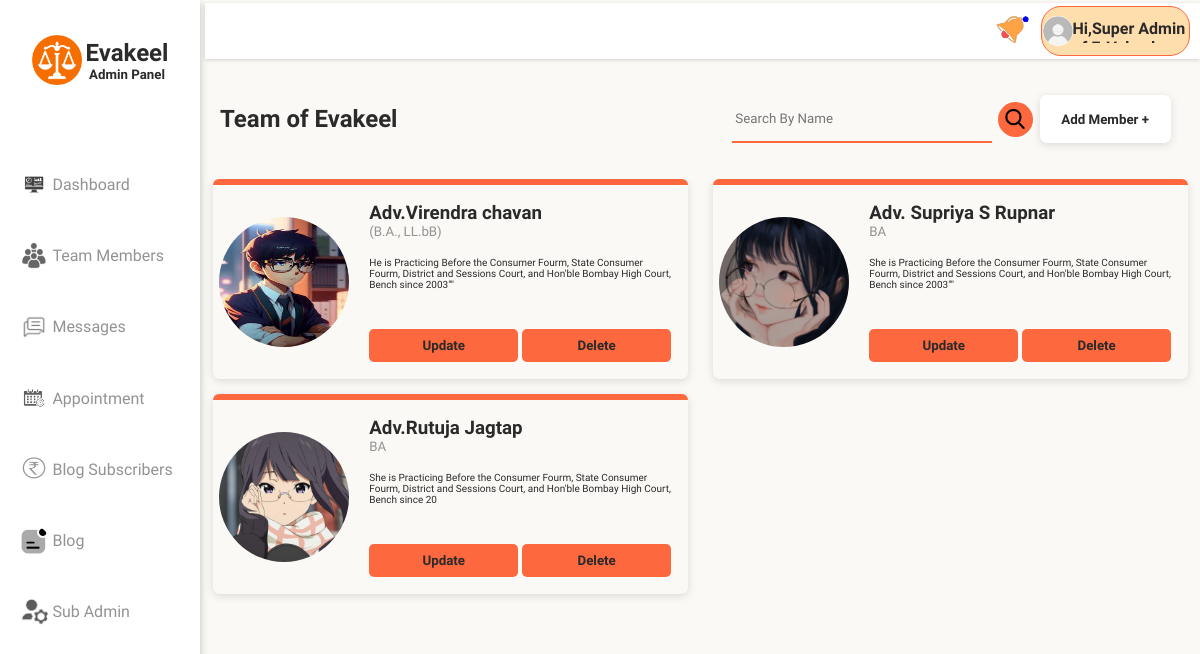
The page /admin_team (signed in) on the database its author committed.
### vakilapp/models.py (models this page shows, shortened)
class Team_Member(models.Model):
    user=models.ForeignKey(User,on_delete=models.SET_NULL,null=True,blank=True)
    Image=models.ImageField(upload_to='Team_Photo')
    Name=models.CharField(max_length=122 ,null=True)
    Qualification=models.CharField(max_length=122 ,null=True)
    Description=models.CharField(max_length=1000 ,null=True)
    Email=models.CharField(max_length=122 ,null=True)

### vakilapp/views.py (the view)
# urls.py: path('admin_team',views.admin_team,name='admin_team'),
@login_required(login_url='admin_login')
def admin_team(request):
    new_noti=notification.objects.all()
    member=Team_Member.objects.all()
    result=None
    data=None
    if member:
        if request.GET.get('Search'):
            member= member.filter(Name__icontains=request.GET.get('Search'))
            data=request.GET.get('Search')[0:7]
            result=True
        if not member:
            data=request.GET.get('Search')[0:7]
            result=False
    context={'member':member,'result':result,"data":data,'new_noti':new_noti}
    return render(request,"admin_team.html",context)

### templates/admin_team.html (shortened to what this page needs)
{% extends "admin_base.html" %}
{% load static %}
{% block TabName %}
<h2>Team of Evakeel</h2>
<div class="team_action">
    <form class="search_box">
        <input type="text" name="Search" placeholder="Search By Name">
        <button type="submit"><img src="{% static 'images/Search.png' %}" alt=""></button>
    </form>
    <button onclick="popup_add()" class="addbtn">Add Member +</button>
</div>
{% endblock TabName %}
{% block body %}
    <div class="team_prt">
        {% for i in member %}
        <div class="team_box">
            <div class="upperline"></div>
            <div class="team_body">
                <div class="pro_img">
                    <img src="/media/{{i.Image}}" alt="photo of {{i.Name}}">
                </div>
                <div class="pro_info">
                    <div class="team_name">
                        <h3>{{i.Name}}</h3>
                        <h5>{{i.Qualification}}</h5>
                    </div>
                    <p>{{i.Description}}</p>
                    <div class="team_btn_box">
                        <a href="/update_team/{{i.id}}/"><button class="Update">Update</button></a>
                        <a href="/delete_team?id={{i.id}}"><button class="Delete" onclick="delete_member()"> Delete</button></a>
                    </div>
                </div>
            </div>
        </div>
        {% endfor %}
    </div>
    {% endblock body %}

### templates/admin_base.html (shortened to what this page needs)
{% load static %}
<!DOCTYPE html>
<html lang="en">
<head>
    <link rel="stylesheet" href="{% static 'css/admin_style.css' %}">
</head>
<body>
    <div class="am_body">
        <nav class="am_navbar">
            <div class="logobox">
                <img src="{% static 'images/logo1.png' %}" alt="e-vakil" class="logoimg">
                <div class="logotext">
                    <h1>Evakeel</h1>
                    <h5>Admin Panel</h5>
                </div>
            </div>
            <div class="navoptions">
                <ul>
                    <a href="/admin_home" class="optext">
                        <li>
                            <img src="{% static 'images/dash_icon.png' %}" alt="" class="opimg">
                            Dashboard
                        </li>
                    </a>
                    <a href="/admin_team" class="optext">
                        <li>
                            <img src="{% static 'images/team_icon.png' %}" alt="" class="opimg">
                            Team Members
                        </li>
                    </a>
                    <a href="/admin_msg" class="optext">
                        <li>
                            <img src="{% static 'images/msg_icon.png' %}" alt="" class="opimg">
                            Messages
                        </li>
                    </a>
                    <a href="/Appointment_section" class="optext">
                        <li>
                            <img src="{% static 'images/Appointment_icon.png' %}" alt="" class="opimg">
                            Appointment
                        </li>
                    </a>
                    <a href="/all_subs" class="optext">
                        <li>
                            <img src="{% static 'images/subs_icon.png' %}" alt="" class="opimg">
                            Blog Subscribers
                        </li>
                    </a>
                    <a href="/blog_dash" class="optext">
                        <li>
                            <img src="{% static 'images/blog_icon.png' %}" alt="" class="opimg">
                            Blog
                        </li>
                    </a>
                    <a href="/sub_admin" class="optext">
                        <li>
                            <img src="{% static 'images/subadmin.png' %}" alt="" class="opimg">
                            Sub Admin
                        </li>
                    </a>
                </ul>
            </div>
        </nav>
        <div class="tab">
            <div class="upperstrip">
                {% if new_noti %}
                <img src="{% static 'images/notiicon_up.png' %}" alt="" class="bell"  onclick="notiPop()">
                {% else %}
                <img src="{% static 'images/notiicon.png' %}" alt="" class="bell"  onclick="notiPop()">
              {% endif %}
                <div class="log_user_prt">
                    <div class="loguser">
                        <img src="{% static 'images/img.jpg' %}" alt="">
                        <p>Hi,{{request.user.first_name}} {{request.user.last_name}}</p>
                    </div>
                </div>
            </div>
            <div class="tab_head">
                {% block TabName %}{% endblock TabName %}
            </div>
            {% block body %}{% endblock body %}
        </div>
    </div>
</body>
</html>

### rows shown on the page
Team_Member: Image (picture), Name "Adv.Virendra chavan", Qualification "(B.A., LL.bB)", Description "He is Practicing Before the Consumer Fourm, State Consumer Fourm, District and Sessions Court, and Hon'ble Bombay High Court, Bench since 2003\"\""
Team_Member: Image (picture), Name "Adv. Supriya S Rupnar", Qualification "BA", Description "She is Practicing Before the Consumer Fourm, State Consumer Fourm, District and Sessions Court, and Hon'ble Bombay High Court, Bench since 2003\"\""
Team_Member: Image (picture), Name "Adv.Rutuja Jagtap", Qualification "BA", Description "She is Practicing Before the Consumer Fourm, State Consumer Fourm, District and Sessions Court, and Hon'ble Bombay High Court, Bench since 20"

### other values the page prints
{{ request.user.first_name }} "Super Admin"
